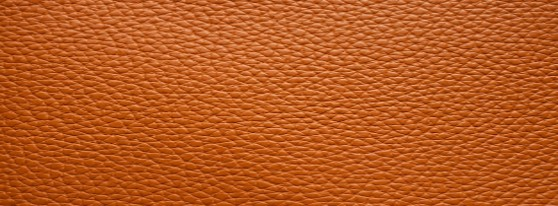
#> input picture Picture2.jpg, 558 x 206 px
$ python la.py
#> lines starting #> are read from the running program, lines starting #| are printed output that depends on the picture
import cv2
import numpy as np
import matplotlib.pyplot as plt

img = cv2.imread("Picture2.jpg", cv2.IMREAD_GRAYSCALE)
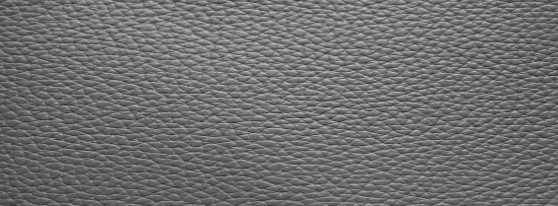
#> img: shape (206, 558); min 39, max 197, mean 110.9

def glcm_horizontal(image, levels=256):
#> called with levels = 256
    h, w = image.shape
#> h = 206; w = 558
    glcm = np.zeros((levels, levels), dtype=np.int32)
    for y in range(h):
        for x in range(w-1):
            i = image[y, x]
            j = image[y, x+1]
            glcm[i, j] += 1
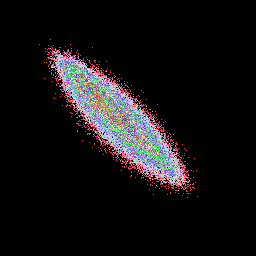
#> glcm: shape (256, 256) int32; 125 distinct labels, from 0 to 134; one colour per label, 0 black
    return glcm

def glcm_vertical(image, levels=256):
#> called with levels = 256
    h, w = image.shape
#> h = 206; w = 558
    glcm = np.zeros((levels, levels), dtype=np.int32)
    for y in range(h-1):
        for x in range(w):
            i = image[y, x]
            j = image[y+1, x]
            glcm[i, j] += 1
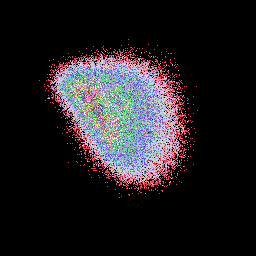
#> glcm: shape (256, 256) int32; 66 distinct labels, from 0 to 66; one colour per label, 0 black
    return glcm

def glcm_diagonal(image, levels=256):
#> called with levels = 256
    h, w = image.shape
#> h = 206; w = 558
    glcm = np.zeros((levels, levels), dtype=np.int32)
    for y in range(h-1):
        for x in range(w-1):
            i = image[y, x]
            j = image[y+1, x+1]
            glcm[i, j] += 1
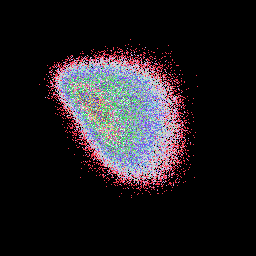
#> glcm: shape (256, 256) int32; 67 distinct labels, from 0 to 72; one colour per label, 0 black
    return glcm

def normalize_glcm(glcm):
    total = 0
    h, w = glcm.shape
#> h = 256; w = 256
    for i in range(h):
        for j in range(w):
            total += glcm[i, j]
#> after the loop, total = 114742
    norm = np.zeros_like(glcm, dtype=float)
    for i in range(h):
        for j in range(w):
            if total > 0:
                norm[i, j] = glcm[i, j] / total
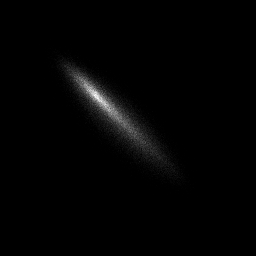
#> norm: shape (256, 256) float64; min 0, max 0.00117, mean 1.53e-05; drawn with min black and max white
    return norm

def max_probability(glcm):
    h, w = glcm.shape
#> h = 256; w = 256
    max_val = 0
    for i in range(h):
        for j in range(w):
            if glcm[i, j] > max_val:
                max_val = glcm[i, j]
#> after the loop, max_val = 0.00117
    return max_val

def energy(glcm):
    h, w = glcm.shape
#> h = 256; w = 256
    total = 0.0
    for i in range(h):
        for j in range(w):
            total += glcm[i, j] ** 2
#> after the loop, total = 0.000365
    return total

def entropy(glcm):
    h, w = glcm.shape
#> h = 256; w = 256
    total = 0.0
    for i in range(h):
        for j in range(w):
            if glcm[i, j] > 0:
                total += -glcm[i, j] * np.log2(glcm[i, j])
#> after the loop, total = 11.94
    return total

def contrast(glcm):
    h, w = glcm.shape
#> h = 256; w = 256
    total = 0.0
    for i in range(h):
        for j in range(w):
            total += ((i - j) ** 2) * glcm[i, j]
#> after the loop, total = 113.2
    return total

def homogeneity(glcm):
    h, w = glcm.shape
#> h = 256; w = 256
    total = 0.0
    for i in range(h):
        for j in range(w):
            total += glcm[i, j] / (1 + abs(i - j))
#> after the loop, total = 0.22
    return total

def compute_features(glcm_raw):
    glcm = normalize_glcm(glcm_raw)
    return {
        "Max Probability": max_probability(glcm),
        "Energy": energy(glcm),
        "Entropy": entropy(glcm),
        "Contrast": contrast(glcm),
        "Homogeneity": homogeneity(glcm)
    }

glcm_h = glcm_horizontal(img)
glcm_v = glcm_vertical(img)
glcm_d = glcm_diagonal(img)

features_h = compute_features(glcm_h)
#> features_h = {'Max Probability': 0.00117, 'Energy': 0.000365, 'Entropy': 11.94, 'Contrast': 113.2, 'Homogeneity': 0.22}
features_v = compute_features(glcm_v)
#> after the loop in normalize_glcm (call 2), `for i in range(h):`: total = 114390
#> after the loop in normalize_glcm (call 2), `for i in range(h):`:
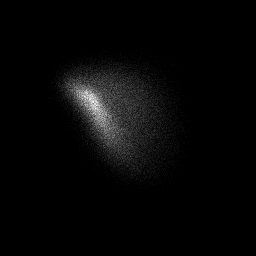
#> norm: shape (256, 256) float64; min 0, max 0.000577, mean 1.53e-05; drawn with min black and max white
#> features_v = {'Max Probability': 0.000577, 'Energy': 0.000171, 'Entropy': 12.95, 'Contrast': 781.4, 'Homogeneity': 0.0958}
features_d = compute_features(glcm_d)
#> after the loop in normalize_glcm (call 3), `for i in range(h):`: total = 114185
#> after the loop in normalize_glcm (call 3), `for i in range(h):`:
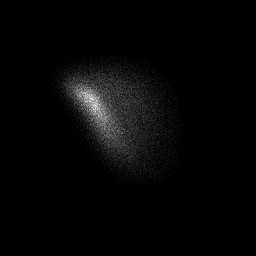
#> norm: shape (256, 256) float64; min 0, max 0.000631, mean 1.53e-05; drawn with min black and max white
#> features_d = {'Max Probability': 0.000631, 'Energy': 0.000172, 'Entropy': 12.94, 'Contrast': 759.3, 'Homogeneity': 0.098}

def print_features(direction, features):
#> called with direction = 'Horizontal'
    print(f"{direction}")
    for key, value in features.items():
        print(f"{key:15}:{round(value, 4)}")
#> this loop made 5 passes
#> (key, value) on passes 1 to 5: ('Max Probability', 0.00117), ('Energy', 0.000365), ('Entropy', 11.94), ('Contrast', 113.2), ('Homogeneity', 0.22)
#| Max Probability:0.0012
#| Energy         :0.0004
#| Entropy        :11.9393
#| Contrast       :113.1831
#| Homogeneity    :0.22
    print()

print_features("Horizontal", features_h)
print_features("Vertical", features_v)
#> the loop in print_features (call 2), `for key, value in features.items():` made 5 passes
#> (key, value) on passes 1 to 5: ('Max Probability', 0.000577), ('Energy', 0.000171), ('Entropy', 12.95), ('Contrast', 781.4), ('Homogeneity', 0.0958)
#| Max Probability:0.0006
#| Energy         :0.0002
#| Entropy        :12.9525
#| Contrast       :781.4185
#| Homogeneity    :0.0958
print_features("Diagonal", features_d)

plt.imshow(img, cmap="gray")
plt.title("Original Grayscale Image")
plt.axis("off")
plt.show()

plt.figure(figsize=(20,5))

plt.subplot(1,4,1)
plt.imshow(normalize_glcm(glcm_h), cmap="hot")
plt.title("Horizontal GLCM")

plt.subplot(1,4,2)
plt.imshow(normalize_glcm(glcm_v), cmap="hot")
plt.title("Vertical GLCM")

plt.subplot(1,4,3)
plt.imshow(normalize_glcm(glcm_d), cmap="hot")
plt.title("Diagonal GLCM")

plt.show()

$ run again, with Picture1.jpg copied over Picture2.jpg
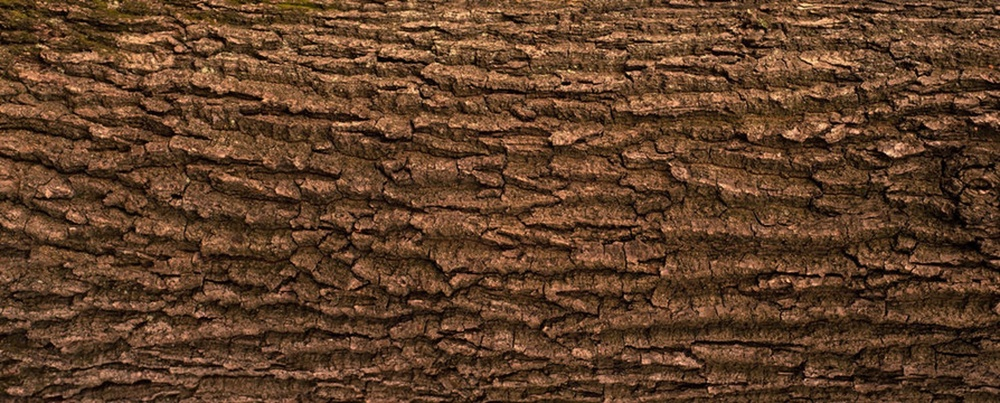
#> input picture Picture1.jpg, 1000 x 403 px, shrunk from 1743 x 702 before the run
#> after the loop in glcm_diagonal, `for y in range(h-1):`:
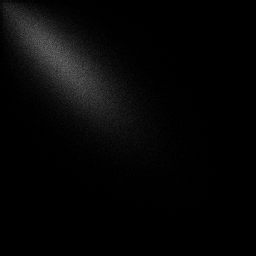
#> glcm: shape (256, 256) int32; min 0, max 104, mean 6.1
#> after the loop in normalize_glcm, `for i in range(h):`: total = 402597
#> after the loop in max_probability, `for i in range(h):`: max_val = 0.000375
#> in energy, `h, w = glcm.shape`: h = 256
#> after the loop in energy, `for i in range(h):`: total = 0.000144
#> in entropy, `h, w = glcm.shape`: h = 256
#> after the loop in entropy, `for i in range(h):`: total = 13.23
#> in contrast, `h, w = glcm.shape`: h = 256
#> after the loop in contrast, `for i in range(h):`: total = 343.3
#> in homogeneity, `h, w = glcm.shape`: h = 256
#> after the loop in homogeneity, `for i in range(h):`: total = 0.151
#> features_h = {'Max Probability': 0.000375, 'Energy': 0.000144, 'Entropy': 13.23, 'Contrast': 343.3, 'Homogeneity': 0.151}
#> features_v = {'Max Probability': 0.000284, 'Energy': 0.000112, 'Entropy': 13.57, 'Contrast': 571.5, 'Homogeneity': 0.124}
#> after the loop in normalize_glcm (call 3), `for i in range(h):`: total = 401598
#> after the loop in normalize_glcm (call 3), `for i in range(h):`:
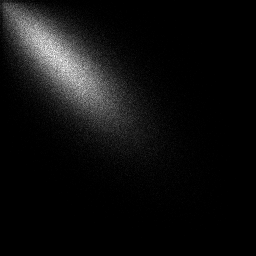
#> norm: shape (256, 256) float64; min 0, max 0.000259, mean 1.53e-05; drawn with min black and max white
#> features_d = {'Max Probability': 0.000259, 'Energy': 0.000102, 'Entropy': 13.69, 'Contrast': 701.1, 'Homogeneity': 0.115}
#> the loop in print_features, `for key, value in features.items():` made 5 passes
#> (key, value) on passes 1 to 5: ('Max Probability', 0.000375), ('Energy', 0.000144), ('Entropy', 13.23), ('Contrast', 343.3), ('Homogeneity', 0.151)
#> (printed output is left out)
#> the loop in print_features (call 2), `for key, value in features.items():` made 5 passes
#> (key, value) on passes 1 to 5: ('Max Probability', 0.000284), ('Energy', 0.000112), ('Entropy', 13.57), ('Contrast', 571.5), ('Homogeneity', 0.124)
#> (printed output is left out)

$ run again, with Picture3.jpg copied over Picture2.jpg
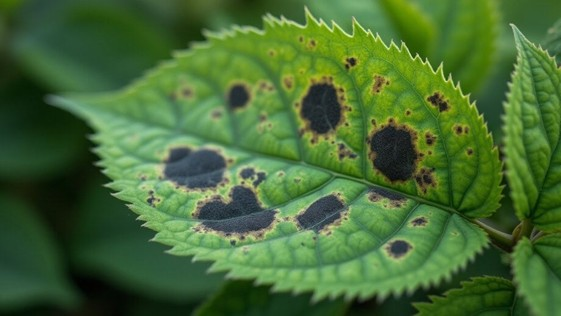
#> input picture Picture3.jpg, 561 x 316 px
#> after the loop in glcm_vertical, `for y in range(h-1):`:
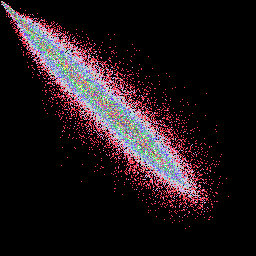
#> glcm: shape (256, 256) int32; 266 distinct labels, from 0 to 691; one colour per label, 0 black
#> after the loop in glcm_diagonal, `for y in range(h-1):`:
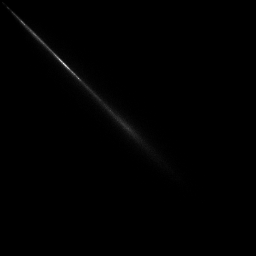
#> glcm: shape (256, 256) int32; min 0, max 635, mean 2.7; drawn with min black and max white
#> after the loop in normalize_glcm, `for i in range(h):`: total = 176960
#> after the loop in max_probability, `for i in range(h):`: max_val = 0.00483
#> in energy, `h, w = glcm.shape`: h = 256
#> after the loop in energy, `for i in range(h):`: total = 0.000766
#> in entropy, `h, w = glcm.shape`: h = 256
#> after the loop in entropy, `for i in range(h):`: total = 11.48
#> in contrast, `h, w = glcm.shape`: h = 256
#> after the loop in contrast, `for i in range(h):`: total = 60.69
#> in homogeneity, `h, w = glcm.shape`: h = 256
#> after the loop in homogeneity, `for i in range(h):`: total = 0.438
#> features_h = {'Max Probability': 0.00483, 'Energy': 0.000766, 'Entropy': 11.48, 'Contrast': 60.69, 'Homogeneity': 0.438}
#> features_v = {'Max Probability': 0.00391, 'Energy': 0.000628, 'Entropy': 11.68, 'Contrast': 71.87, 'Homogeneity': 0.4}
#> features_d = {'Max Probability': 0.0036, 'Energy': 0.000532, 'Entropy': 11.95, 'Contrast': 105.1, 'Homogeneity': 0.368}
#> the loop in print_features, `for key, value in features.items():` made 5 passes
#> (key, value) on passes 1 to 5: ('Max Probability', 0.00483), ('Energy', 0.000766), ('Entropy', 11.48), ('Contrast', 60.69), ('Homogeneity', 0.438)
#> (printed output is left out)
#> the loop in print_features (call 2), `for key, value in features.items():` made 5 passes
#> (key, value) on passes 1 to 5: ('Max Probability', 0.00391), ('Energy', 0.000628), ('Entropy', 11.68), ('Contrast', 71.87), ('Homogeneity', 0.4)
#> (printed output is left out)
